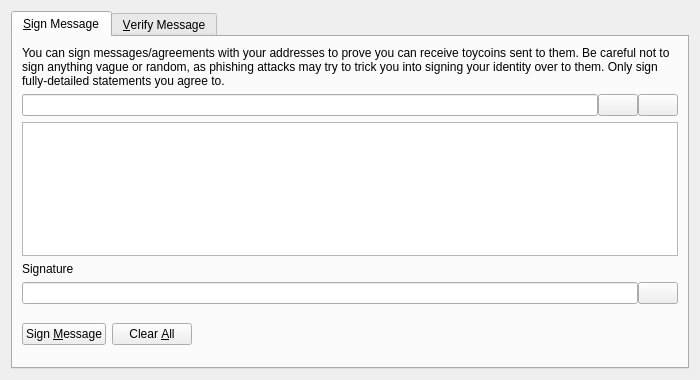
<?xml version="1.0" encoding="UTF-8"?>
<ui version="4.0">
 <class>SignVerifyMessageDialog</class>
 <widget class="QDialog" name="SignVerifyMessageDialog">
  <property name="geometry">
   <rect>
    <x>0</x>
    <y>0</y>
    <width>700</width>
    <height>380</height>
   </rect>
  </property>
  <property name="windowTitle">
   <string>Signatures - Sign / Verify a Message</string>
  </property>
  <property name="modal">
   <bool>true</bool>
  </property>
  <layout class="QVBoxLayout" name="verticalLayout">
   <item>
    <widget class="QTabWidget" name="tabWidget">
     <property name="currentIndex">
      <number>0</number>
     </property>
     <widget class="QWidget" name="tabSignMessage">
      <attribute name="title">
       <string>&amp;Sign Message</string>
      </attribute>
      <layout class="QVBoxLayout" name="verticalLayout_SM">
       <item>
        <widget class="QLabel" name="infoLabel_SM">
         <property name="text">
          <string>You can sign messages/agreements with your addresses to prove you can receive toycoins sent to them. Be careful not to sign anything vague or random, as phishing attacks may try to trick you into signing your identity over to them. Only sign fully-detailed statements you agree to.</string>
         </property>
         <property name="textFormat">
          <enum>Qt::PlainText</enum>
         </property>
         <property name="wordWrap">
          <bool>true</bool>
         </property>
        </widget>
       </item>
       <item>
        <layout class="QHBoxLayout" name="horizontalLayout_1_SM">
         <property name="spacing">
          <number>0</number>
         </property>
         <item>
          <widget class="QValidatedLineEdit" name="addressIn_SM">
           <property name="toolTip">
            <string>The toycoin address to sign the message with</string>
           </property>
          </widget>
         </item>
         <item>
          <widget class="QPushButton" name="addressBookButton_SM">
           <property name="toolTip">
            <string>Choose previously used address</string>
           </property>
           <property name="text">
            <string/>
           </property>
           <property name="icon">
            <iconset resource="../bitcoin.qrc">
             <normaloff>:/icons/address-book</normaloff>:/icons/address-book</iconset>
           </property>
           <property name="shortcut">
            <string>Alt+A</string>
           </property>
           <property name="autoDefault">
            <bool>false</bool>
           </property>
          </widget>
         </item>
         <item>
          <widget class="QPushButton" name="pasteButton_SM">
           <property name="toolTip">
            <string>Paste address from clipboard</string>
           </property>
           <property name="text">
            <string/>
           </property>
           <property name="icon">
            <iconset resource="../bitcoin.qrc">
             <normaloff>:/icons/editpaste</normaloff>:/icons/editpaste</iconset>
           </property>
           <property name="shortcut">
            <string>Alt+P</string>
           </property>
           <property name="autoDefault">
            <bool>false</bool>
           </property>
          </widget>
         </item>
        </layout>
       </item>
       <item>
        <widget class="QPlainTextEdit" name="messageIn_SM">
         <property name="toolTip">
          <string>Enter the message you want to sign here</string>
         </property>
        </widget>
       </item>
       <item>
        <widget class="QLabel" name="signatureLabel_SM">
         <property name="text">
          <string>Signature</string>
         </property>
         <property name="textFormat">
          <enum>Qt::PlainText</enum>
         </property>
        </widget>
       </item>
       <item>
        <layout class="QHBoxLayout" name="horizontalLayout_2_SM">
         <property name="spacing">
          <number>0</number>
         </property>
         <item>
          <widget class="QLineEdit" name="signatureOut_SM">
           <property name="font">
            <font>
             <italic>true</italic>
            </font>
           </property>
           <property name="readOnly">
            <bool>true</bool>
           </property>
          </widget>
         </item>
         <item>
          <widget class="QPushButton" name="copySignatureButton_SM">
           <property name="toolTip">
            <string>Copy the current signature to the system clipboard</string>
           </property>
           <property name="text">
            <string/>
           </property>
           <property name="icon">
            <iconset resource="../bitcoin.qrc">
             <normaloff>:/icons/editcopy</normaloff>:/icons/editcopy</iconset>
           </property>
           <property name="autoDefault">
            <bool>false</bool>
           </property>
          </widget>
         </item>
        </layout>
       </item>
       <item>
        <layout class="QHBoxLayout" name="horizontalLayout_3_SM">
         <item>
          <widget class="QPushButton" name="signMessageButton_SM">
           <property name="toolTip">
            <string>Sign the message to prove you own this toycoin address</string>
           </property>
           <property name="text">
            <string>Sign &amp;Message</string>
           </property>
           <property name="icon">
            <iconset resource="../bitcoin.qrc">
             <normaloff>:/icons/edit</normaloff>:/icons/edit</iconset>
           </property>
           <property name="autoDefault">
            <bool>false</bool>
           </property>
          </widget>
         </item>
         <item>
          <widget class="QPushButton" name="clearButton_SM">
           <property name="toolTip">
            <string>Reset all sign message fields</string>
           </property>
           <property name="text">
            <string>Clear &amp;All</string>
           </property>
           <property name="icon">
            <iconset resource="../bitcoin.qrc">
             <normaloff>:/icons/remove</normaloff>:/icons/remove</iconset>
           </property>
           <property name="autoDefault">
            <bool>false</bool>
           </property>
          </widget>
         </item>
         <item>
          <spacer name="horizontalSpacer_1_SM">
           <property name="orientation">
            <enum>Qt::Horizontal</enum>
           </property>
           <property name="sizeHint" stdset="0">
            <size>
             <width>40</width>
             <height>48</height>
            </size>
           </property>
          </spacer>
         </item>
         <item>
          <widget class="QLabel" name="statusLabel_SM">
           <property name="font">
            <font>
             <weight>75</weight>
             <bold>true</bold>
            </font>
           </property>
           <property name="text">
            <string/>
           </property>
           <property name="wordWrap">
            <bool>true</bool>
           </property>
          </widget>
         </item>
         <item>
          <spacer name="horizontalSpacer_2_SM">
           <property name="orientation">
            <enum>Qt::Horizontal</enum>
           </property>
           <property name="sizeHint" stdset="0">
            <size>
             <width>40</width>
             <height>48</height>
            </size>
           </property>
          </spacer>
         </item>
        </layout>
       </item>
      </layout>
     </widget>
     <widget class="QWidget" name="tabVerifyMessage">
      <attribute name="title">
       <string>&amp;Verify Message</string>
      </attribute>
      <layout class="QVBoxLayout" name="verticalLayout_VM">
       <item>
        <widget class="QLabel" name="infoLabel_VM">
         <property name="text">
          <string>Enter the receiver's address, message (ensure you copy line breaks, spaces, tabs, etc. exactly) and signature below to verify the message. Be careful not to read more into the signature than what is in the signed message itself, to avoid being tricked by a man-in-the-middle attack. Note that this only proves the signing party receives with the address, it cannot prove sendership of any transaction!</string>
         </property>
         <property name="textFormat">
          <enum>Qt::PlainText</enum>
         </property>
         <property name="alignment">
          <set>Qt::AlignLeading|Qt::AlignLeft|Qt::AlignTop</set>
         </property>
         <property name="wordWrap">
          <bool>true</bool>
         </property>
        </widget>
       </item>
       <item>
        <layout class="QHBoxLayout" name="horizontalLayout_1_VM">
         <property name="spacing">
          <number>0</number>
         </property>
         <item>
          <widget class="QValidatedLineEdit" name="addressIn_VM">
           <property name="toolTip">
            <string>The toycoin address the message was signed with</string>
           </property>
          </widget>
         </item>
         <item>
          <widget class="QPushButton" name="addressBookButton_VM">
           <property name="toolTip">
            <string>Choose previously used address</string>
           </property>
           <property name="text">
            <string/>
           </property>
           <property name="icon">
            <iconset resource="../bitcoin.qrc">
             <normaloff>:/icons/address-book</normaloff>:/icons/address-book</iconset>
           </property>
           <property name="shortcut">
            <string>Alt+A</string>
           </property>
           <property name="autoDefault">
            <bool>false</bool>
           </property>
          </widget>
         </item>
        </layout>
       </item>
       <item>
        <widget class="QPlainTextEdit" name="messageIn_VM"/>
       </item>
       <item>
        <widget class="QValidatedLineEdit" name="signatureIn_VM"/>
       </item>
       <item>
        <layout class="QHBoxLayout" name="horizontalLayout_2_VM">
         <item>
          <widget class="QPushButton" name="verifyMessageButton_VM">
           <property name="toolTip">
            <string>Verify the message to ensure it was signed with the specified toycoin address</string>
           </property>
           <property name="text">
            <string>Verify &amp;Message</string>
           </property>
           <property name="icon">
            <iconset resource="../bitcoin.qrc">
             <normaloff>:/icons/transaction_0</normaloff>:/icons/transaction_0</iconset>
           </property>
           <property name="autoDefault">
            <bool>false</bool>
           </property>
          </widget>
         </item>
         <item>
          <widget class="QPushButton" name="clearButton_VM">
           <property name="toolTip">
            <string>Reset all verify message fields</string>
           </property>
           <property name="text">
            <string>Clear &amp;All</string>
           </property>
           <property name="icon">
            <iconset resource="../bitcoin.qrc">
             <normaloff>:/icons/remove</normaloff>:/icons/remove</iconset>
           </property>
           <property name="autoDefault">
            <bool>false</bool>
           </property>
          </widget>
         </item>
         <item>
          <spacer name="horizontalSpacer_1_VM">
           <property name="orientation">
            <enum>Qt::Horizontal</enum>
           </property>
           <property name="sizeHint" stdset="0">
            <size>
             <width>40</width>
             <height>48</height>
            </size>
           </property>
          </spacer>
         </item>
         <item>
          <widget class="QLabel" name="statusLabel_VM">
           <property name="font">
            <font>
             <weight>75</weight>
             <bold>true</bold>
            </font>
           </property>
           <property name="text">
            <string/>
           </property>
           <property name="wordWrap">
            <bool>true</bool>
           </property>
          </widget>
         </item>
         <item>
          <spacer name="horizontalSpacer_2_VM">
           <property name="orientation">
            <enum>Qt::Horizontal</enum>
           </property>
           <property name="sizeHint" stdset="0">
            <size>
             <width>40</width>
             <height>48</height>
            </size>
           </property>
          </spacer>
         </item>
        </layout>
       </item>
      </layout>
     </widget>
    </widget>
   </item>
  </layout>
 </widget>
 <customwidgets>
  <customwidget>
   <class>QValidatedLineEdit</class>
   <extends>QLineEdit</extends>
   <header>qvalidatedlineedit.h</header>
  </customwidget>
 </customwidgets>
 <resources>
  <include location="../bitcoin.qrc"/>
 </resources>
 <connections/>
</ui>
